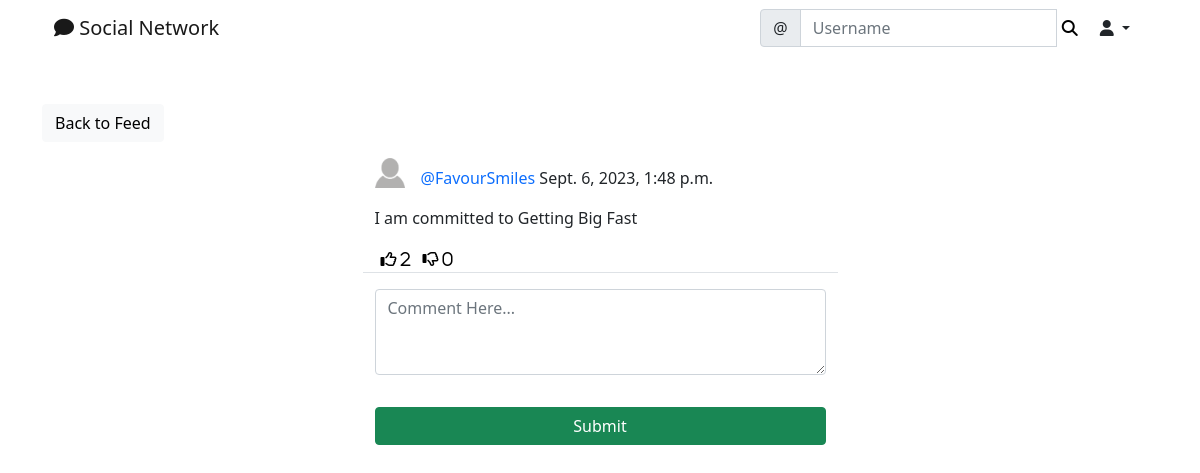
Page /social/post/7/ (signed in) on the earlier database version.
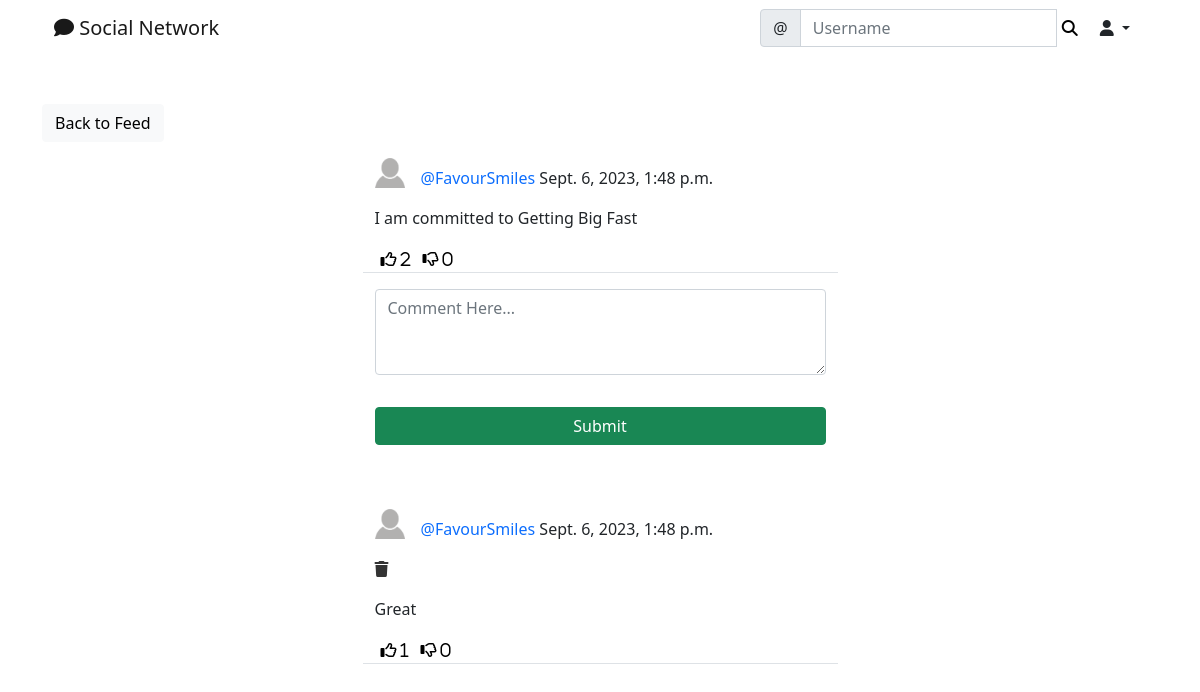
Same page on the later database version.
### social/models.py (models this page shows, shortened)
class Post(models.Model):
    body = models.TextField()
    created_on = models.DateTimeField(default=timezone.now)
    author = models.ForeignKey(User, on_delete=models.CASCADE)
    likes = models.ManyToManyField(User, blank=True, related_name='likes')
    dislikes = models.ManyToManyField(User, blank=True, related_name='dislikes')
    parent = models.ForeignKey('self', on_delete=models.CASCADE, blank=True, null=True, related_name='+')

class UserProfile(models.Model):
    user = models.OneToOneField(User, primary_key=True, verbose_name="user", related_name="profile", on_delete=models.CASCADE)
    name = models.CharField(max_length=30, blank=True, null=True)
    bio = models.TextField(max_length=500, blank=True, null=True)
    birth_date = models.DateField(null=True, blank=True)
    location = models.CharField(max_length=100, blank=True, null=True)
    picture = models.ImageField(upload_to='uploads/profile_pictures', default='uploads/profile_pictures/default.png')
    followers = models.ManyToManyField(User, blank=True, related_name='followers')

class Comment(models.Model):
    comment = models.TextField()
    created_on = models.DateTimeField(default=timezone.now)
    author = models.ForeignKey(User, on_delete=models.CASCADE)
    post = models.ForeignKey('Post', on_delete=models.CASCADE)
    likes = models.ManyToManyField(User, blank=True, related_name='comment_likes')
    dislikes = models.ManyToManyField(User, blank=True, related_name='comment_dislikes')

### social/views.py (the view, shortened to what this page needs)
# urls.py: path('post/<int:pk>/', PostDetailView.as_view(), name='post-detail'),
class PostDetailView(LoginRequiredMixin, View):
    def get(self, request, pk, *args, **kwargs):
        post = Post.objects.get(pk=pk)
        form = CommentForm()
        comments = Comment.objects.filter(post=post).order_by('-created_on')
        context = {
            'post': post,
            'form': form,
            'comments': comments
        }
        return render(request, 'social/post_detail.html', context)

### social/forms.py
class CommentForm(forms.ModelForm):
    comment = forms.CharField(
        label='',
        widget=forms.Textarea(attrs={
            'rows': '3',
            'placeholder': 'Comment Here...'
        })
    )
    class Meta:
        model = Comment
        fields = ['comment']

### social/templates/social/post_detail.html (shortened to what this page needs)
{% extends 'landing/base.html' %}
{% load crispy_forms_tags %}
{% block content %}
    <div class="container">
        <div class="row mt-5">
            <div class="col-md-5 col-sm-6">
                <a href="{% url 'post-list' %}" class="btn btn-light">Back to Feed</a>
            </div>
        </div>
        <div class="row justify-content-center mt-3">
            <div class="col-md-5 col-sm-12 border-bottom">
                <div>
                    <a href="{% url 'profile' post.author.profile.pk %}">
                        <img src="{{ post.author.profile.picture.url }}" alt="" class="round-circle post-img" height="30" width="30">
                    </a>
                    <p class="post-text">
                        <a href="{% url 'profile' post.author.profile.pk %}" class="text-primary post-link">@{{ post.author }}</a> {{ post.created_on }}
                    </p>
                </div>
                <p>{{ post.body }}</p>
                <div class="d-flex flex-row">
                    <form action="{% url 'like' post.pk %}" method="POST">
                        <button class="remove-default-btn" type="submit">
                            <i class="far fa-thumbs-up"> <span>{{ post.likes.all.count }}</span></i>
                        </button>
                    </form>
                    <form action="{% url 'dislike' post.pk %}" method="POST">
                        <button class="remove-default-btn" type="submit">
                            <i class="far fa-thumbs-down"> <span>{{ post.dislikes.all.count }}</span></i>
                        </button>
                    </form>
                </div>
            </div>
        </div>
        <div class="row justify-content-center mt-3 mb-5">
            <div class="col-md-5 col-sm-12">
                <form action="" method="POST">
                    {{ form|crispy }}
                    <div class="d-grid gap-2">
                        <button class="btn btn-success mt-3">Submit</button>
                    </div>
                </form>
            </div>
        </div>
        {% for comment in comments %}
            <div class="row justify-content-center mt-3 mb-5">
                <div class="col-md-5 col-sm-12 border-bottom">
                    <p>
                        <div>
                            <a href="{% url 'profile' comment.author.profile.pk %}">
                                <img src="{{ comment.author.profile.picture.url }}" alt="" class="round-circle post-img" height="30" width="30">
                            </a>
                            <p class="post-text">
                                <a href="{% url 'profile' comment.author.profile.pk %}" class="text-primary post-link">@{{ post.author }}</a> {{ post.created_on }}
                            </p>
                        </div>
                        {% if request.user == comment.author %}
                            <a href="{% url 'comment-delete' post.pk comment.id %}" class="edit-color"><i class="fas fa-trash"></i></a>
                        {% endif %}
                    </p>
                    <p>{{ comment.comment }}</p>
                    <div class="d-flex flex-row">
                        <form action="{% url 'comment-like' post.pk comment.pk %}" method="POST">
                            <button class="remove-default-btn" type="submit">
                                <i class="far fa-thumbs-up"> <span>{{ comment.likes.all.count }}</span></i>
                            </button>
                        </form>
                        <form action="{% url 'comment-dislike' post.pk comment.pk %}" method="POST">
                            <button class="remove-default-btn" type="submit">
                                <i class="far fa-thumbs-down"> <span>{{ comment.dislikes.all.count }}</span></i>
                            </button>
                        </form>
                    </div>
                </div>
            </div>
        {% endfor %}
    </div>
{% endblock content %}

Differences in the rows shown:
added Comment: author.profile.picture (placeholder picture), {{ post.author }} "FavourSmiles", {{ post.created_on }} "Sept. 6, 2023, 1:48 p.m.", comment "Great", likes.all.count "1", dislikes.all.count "0"
